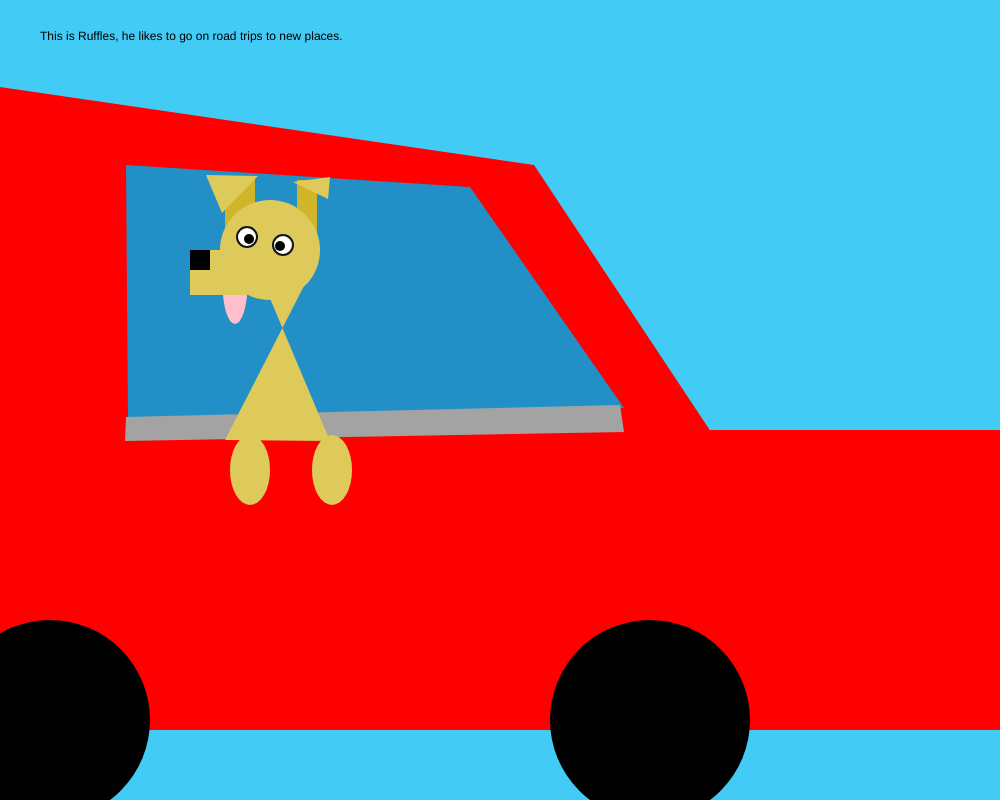
Frame 1 (no input)
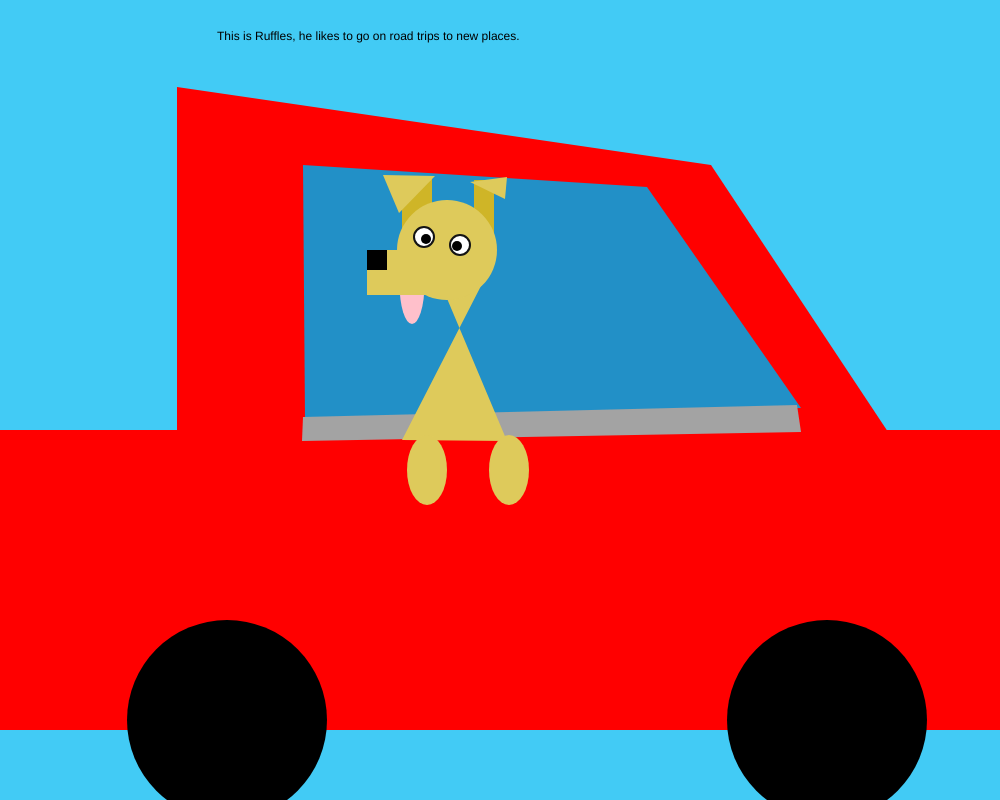
Frame 60 (no input)
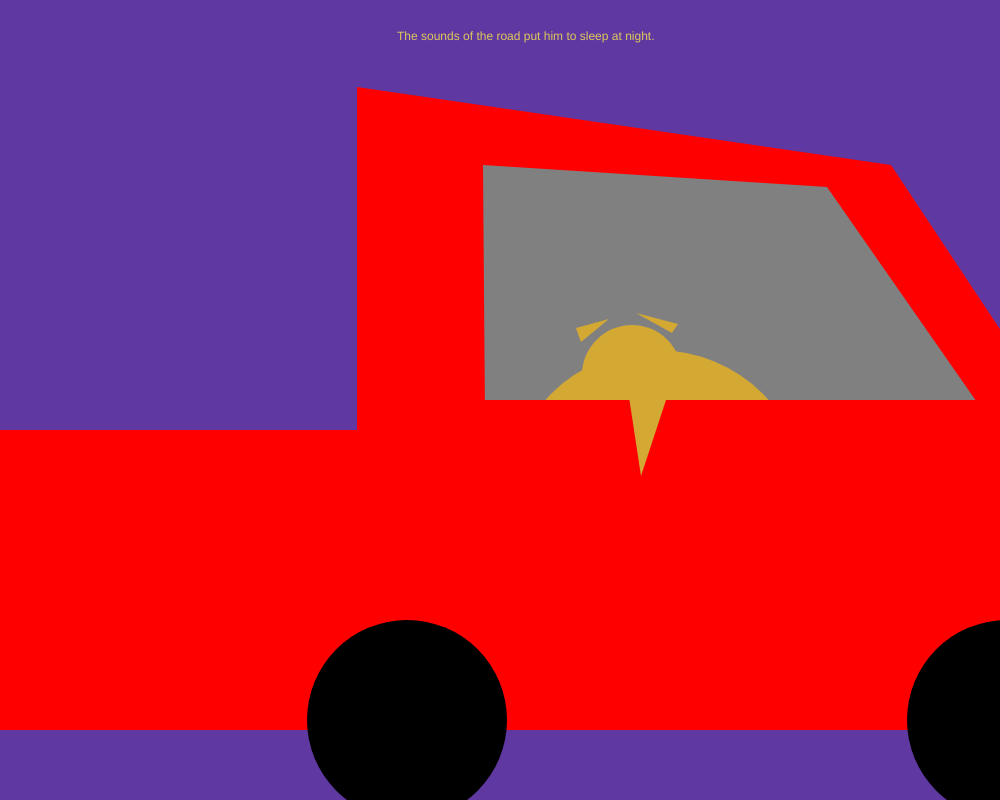
Frame 120 (the mouse pressed at the canvas centre since frame 60)

The p5.js sketch that drew these frames (run headless with seeded random() and noise() and a simulated clock; from frame 60 on, the mouse is pressed at the canvas centre):

// p5.js sketch
// ── sketch.js
let x = 0;




function setup() {
  createCanvas(1000, 800);


}



function draw() {


  push();
  translate(x, 0);
  wake();
  pop();

  x = x + 3;



  if(x >= 1500){
  x=0;

  }

  }


  function wake(){

    if (mouseIsPressed) {
      background("#5f38a1");


      noStroke();
    fill("red");
     quad(0,87,534,165,723,450,0,460);
        rect(-400,430,1000,300);

      fill("gray");
      quad(126,165,470,187,624,408,128,419);
       fill("#d4a933");
      circle(275,375,100);
      circle(300,500,300);
      triangle(219,328,252,319,224,342);
      triangle(279,313,321,324,315,333);


         fill("red");
      rect(0,400,1000,300);

      fill("#d4a933");
       triangle(272,397,284,476,310,397);


      fill("black");
      ellipse(50,720,200,200);
      ellipse(650,720,200,200);

    fill("#deca5b");
      text("The sounds of the road put him to sleep at night.", 40, 40);


    } else {
      // when the mouse isn't pressed!
        background("#42cbf5");

      noStroke();
      fill("red");
     quad(0,87,534,165,723,450,0,460);
      rect(-400,430,2000,300);


      fill("black");
      ellipse(50,720,200,200);
      ellipse(650,720,200,200);

    fill("#2290c7");
   quad(126,165,470,187,624,408,128,419);


    fill(163, 163, 163);
   quad(126,417,620,405,624,432,125,441);

     noStroke();

    fill("pink");
    ellipse(235, 284, 25, 80);

      fill("#cfb527");
     rect(225, 178, 30, 55);
    rect(297, 180, 20, 55);


    fill("#deca5b");
    quad(242,232,306,282,225,440,330,441);
    circle(270, 250, 100);
    rect(190, 250, 100, 45);
    ellipse(332,470,40,70);
        ellipse(250,470,40,70);


    fill("#deca5b");
    triangle(206, 175, 258, 176, 222, 213);
    triangle(330, 177, 328, 199, 293, 182);

     fill("black");
    rect(190, 250, 20, 20);


    strokeWeight(2);
    stroke(20);
    fill("white");
    circle(247,237,20);
    circle(283,245,20);

    noStroke();
    fill("black");
    circle(249,239,10);
    circle(280,246,10);


      text("This is Ruffles, he likes to go on road trips to new places.", 40,40);


    //  text("This is Ruffles, he likes to go on road trips to new places.", 40, 40);

}

  // this shows mouse location - comment it out when you're done!

 // fill(0);
  //text(mouseX + ", " + mouseY, 40, 40);

}




// record the mouse location in console when clicked
//function mouseReleased() {
  //print(mouseX + ", " + mouseY);
//}

//TimeLog
// 3 hours constructing
// 1 hour looking at p5j reference and understanding
// 4 hours all together
